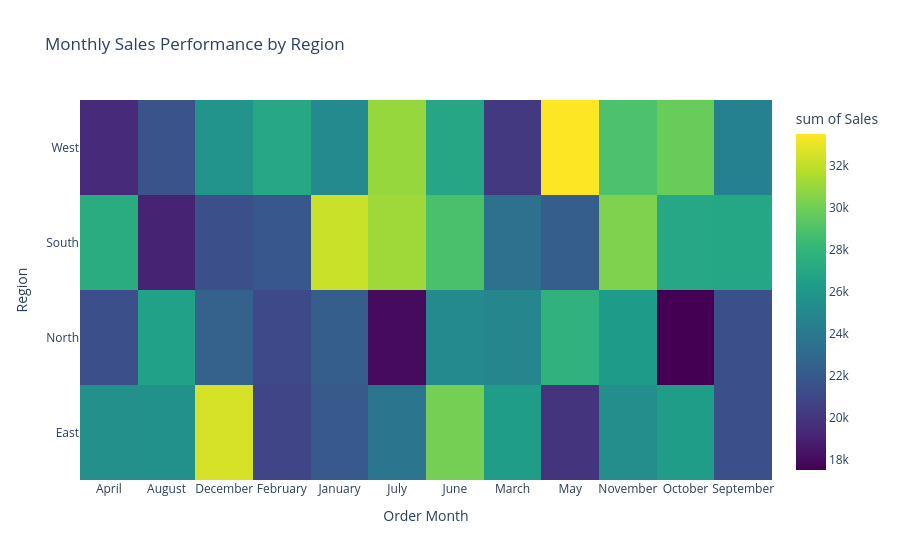

Source (notebook cell):
### Markdown cell above
<h2 style="background: linear-gradient(90deg, #0F172A, #1E3A8A); color: yellow; padding: 12px 18px; border-radius: 6px; font-family: sans-serif; margin-top: 0;">
    Monthly Sales Performance 
</h2>

### Code cell
import plotly.express as px

# Monthly Sales across Regions
monthly_sales = df_clean.groupby(['Order Month', 'Region'])['Sales'].sum().reset_index()

fig = px.density_heatmap(monthly_sales, 
                         x='Order Month', 
                         y='Region', 
                         z='Sales',
                         title='Monthly Sales Performance by Region',
                         color_continuous_scale='Viridis')
fig.show()

### Figure 1 — Plotly figure (JSON) as saved in the notebook; plotly's stock layout.template omitted (floating-point values rounded to 4 significant figures)
{"data": [{"coloraxis": "coloraxis", "histfunc": "sum", "hovertemplate": "Order Month=%{x}<br>Region=%{y}<br>sum of Sales=%{z}<extra></extra>", "name": "", "type": "histogram2d", "x": ["April", "April", "April", "April", "August", "August", "August", "August", "December", "December", "December", "December", "February", "February", "February", "February", "January", "January", "January", "January", "July", "July", "July", "July", "June", "June", "June", "June", "March", "March", "March", "March", "May", "May", "May", "May", "November", "November", "November", "November", "October", "October", "October", "October", "September", "September", "September", "September"], "xaxis": "x", "xbingroup": "x", "y": ["East", "North", "South", "West", "East", "North", "South", "West", "East", "North", "South", "West", "East", "North", "South", "West", "East", "North", "South", "West", "East", "North", "South", "West", "East", "North", "South", "West", "East", "North", "South", "West", "East", "North", "South", "West", "East", "North", "South", "West", "East", "North", "South", "West", "East", "North", "South", "West"], "yaxis": "y", "ybingroup": "y", "z": [25490.0, 21500.0, 27360.0, 19420.0, 25540.0, 26590.0, 19060.0, 21660.0, 32530.0, 22480.0, 21440.0, 25760.0, 20870.0, 21100.0, 21950.0, 27050.0, 22010.0, 22300.0, 32220.0, 25140.0, 23820.0, 18020.0, 31180.0, 30950.0, 30090.0, 25140.0, 28860.0, 26940.0, 26310.0, 24940.0, 23450.0, 20190.0, 19970.0, 27780.0, 22280.0, 33490.0, 25360.0, 26280.0, 30380.0, 28930.0, 26320.0, 17530.0, 27030.0, 29760.0, 21490.0, 21460.0, 27000.0, 24570.0]}], "layout": {"coloraxis": {"colorbar": {"title": {"text": "sum of Sales"}}, "colorscale": [[0, "#440154"], [0.1111, "#482878"], [0.2222, "#3e4989"], [0.3333, "#31688e"], [0.4444, "#26828e"], [0.5556, "#1f9e89"], [0.6667, "#35b779"], [0.7778, "#6ece58"], [0.8889, "#b5de2b"], [1, "#fde725"]]}, "legend": {"tracegroupgap": 0}, "title": {"text": "Monthly Sales Performance by Region"}, "xaxis": {"anchor": "y", "domain": [0, 1], "title": {"text": "Order Month"}}, "yaxis": {"anchor": "x", "domain": [0, 1], "title": {"text": "Region"}}}}
